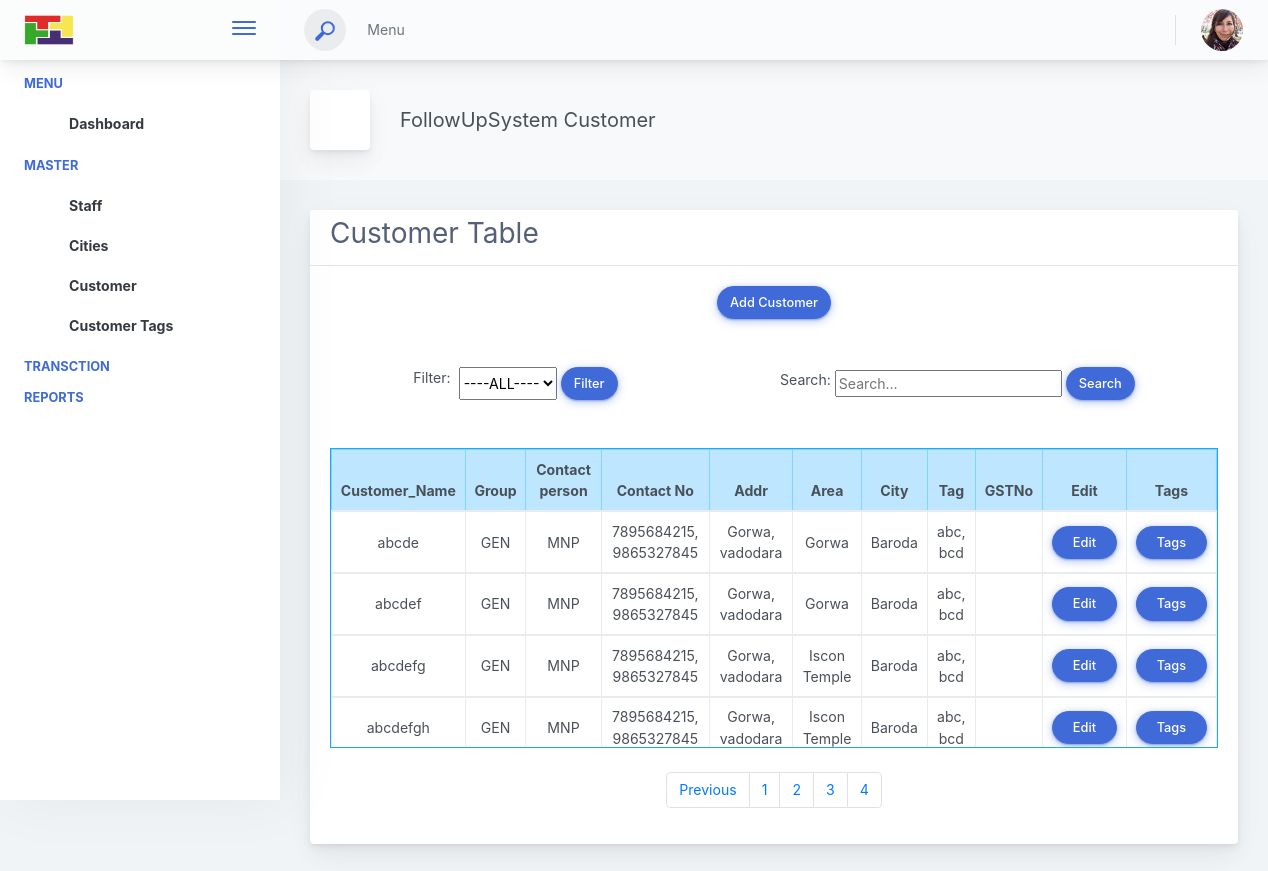
Page /Dashboard/Customer_list/?page=4 (signed in) on the committed database.
### Dashboard/models.py (models this page shows, shortened)
class CustMst(models.Model):
    Choices = get_DealerTyp()
    Name = models.CharField(max_length=100, blank=False, unique=True)
    GrpMstID = models.ForeignKey(GroupMst, on_delete=models.RESTRICT)
    GrpMstCode = models.CharField(max_length=5, blank=False)
    RespPrsnNm = models.CharField(max_length=80, blank=True)
    RespPrsnMbl = models.CharField(max_length=50, blank=True)
    ContPrsnNm = models.CharField(max_length=80, blank=True)
    ContPrsnMbl = models.CharField(max_length=50, blank=True)
    ContPrsnEMail = models.CharField(max_length=120, blank=True)
    Addr1 = models.CharField(max_length=100, blank=False)
    Addr2 = models.CharField(max_length=100, blank=True)
    Addr3 = models.CharField(max_length=100, blank=True)
    CityAreaID = models.ForeignKey(
        CityArea, on_delete=models.RESTRICT, related_name='custmst_cityarea', blank=False)
    CityMstID = models.ForeignKey(
        CityMst, on_delete=models.RESTRICT, related_name='custmst_citymst', blank=False)
    StateMstID = models.ForeignKey(
        StateMst, on_delete=models.RESTRICT, related_name='custmst_statemst', blank=False)
    StateCode = models.CharField(max_length=5, default=24, blank=False)
    Pincode = models.CharField(max_length=10, blank=True)
    Country = models.CharField(max_length=50, blank=False, default="India")
    Mobile = models.CharField(max_length=50, blank=True)
    Phone = models.CharField(max_length=50, blank=True)
    EMail = models.CharField(max_length=120, blank=True)
    OthContPrsnNm = models.CharField(max_length=80, blank=True)
    OthContPrsnMbl = models.CharField(max_length=50, blank=True)
    OthContPrsnEMail = models.CharField(max_length=120, blank=True)
    OthAddr1 = models.CharField(max_length=100, blank=True)
    OthAddr2 = models.CharField(max_length=100, blank=True)
    OthAddr3 = models.CharField(max_length=100, blank=True)
    OthCityAreaID = models.ForeignKey(
        CityArea, on_delete=models.RESTRICT, related_name='custmst_othcityarea', blank=True, null=True)
    OthCityMstID = models.ForeignKey(
        CityMst, on_delete=models.RESTRICT, related_name='custmst_othcitymst', blank=True, null=True)
    OthStateMstID = models.ForeignKey(
        StateMst, on_delete=models.RESTRICT, related_name='custmst_othstatemst', blank=True, null=True)
    OthStateCode = models.CharField(max_length=5, default=24, blank=True)
    OthPincode = models.CharField(max_length=10, blank=True)
    OthCountry = models.CharField(max_length=50, blank=True)
    OthMobile = models.CharField(max_length=50, blank=True)
    OthPhone = models.CharField(max_length=50, blank=True)
    OthEMail = models.CharField(max_length=120, blank=True)
    WebAddr = models.CharField(max_length=120, blank=True)
    SplRemarks = models.CharField(max_length=200, blank=True)
    DealerTyp = models.CharField(
        max_length=10, choices=Choices, blank=False, default="2")
    GSTNo = models.CharField(max_length=20, blank=True)
    PANNo = models.CharField(max_length=20, blank=True)
    Tags = models.CharField(max_length=50, blank=True)
    Other1 = models.CharField(max_length=60, blank=True)
    Other2 = models.CharField(max_length=60, blank=True)
    CrDtTm = models.DateTimeField(auto_now_add=True)
    CrBy = models.CharField(max_length=60, blank=True)
    CrFrom = models.CharField(max_length=60, blank=True)
    UpdDtTm = models.DateTimeField(auto_now=True)
    UpdBy = models.CharField(max_length=60, blank=True)
    UpdFrom = models.CharField(max_length=60, blank=True)
    class Meta:
        db_table = 'CustMst'
        verbose_name = 'CustMst'

class CityArea(models.Model):
    City = models. ForeignKey(CityMst, on_delete=models.RESTRICT)
    Name = models.CharField(max_length=80, blank=False)
    Other1 = models.CharField(max_length=60, blank=True)
    Other2 = models.CharField(max_length=60, blank=True)
    CrDtTm = models.DateTimeField(auto_now_add=True)
    CrBy = models.CharField(max_length=60, blank=True)
    CrFrom = models.CharField(max_length=60, blank=True)
    UpdDtTm = models.DateTimeField(auto_now=True)
    UpdBy = models.CharField(max_length=60, blank=True)
    UpdFrom = models.CharField(max_length=60, blank=True)
    def __str__(self):
        return f"{self.Name}"
    class Meta:
        db_table = 'CityArea'
        verbose_name = 'CityArea'
        constraints = [
            models.UniqueConstraint(
                fields=['City', 'Name'], name='unq_CityName_CityArea'),
        ]

class CityMst(models.Model):
    State = models.ForeignKey(StateMst, on_delete=models.RESTRICT)
    Name = models.CharField(max_length=80, blank=False)
    StateCode = models.CharField(max_length=5, default="24", blank=False)
    Other1 = models.CharField(max_length=60, blank=True)
    Other2 = models.CharField(max_length=60, blank=True)
    CrDtTm = models.DateTimeField(auto_now_add=True)
    CrBy = models.CharField(max_length=60, blank=True)
    CrFrom = models.CharField(max_length=60, blank=True)
    UpdDtTm = models.DateTimeField(auto_now=True)
    UpdBy = models.CharField(max_length=60, blank=True)
    UpdFrom = models.CharField(max_length=60, blank=True)
    def __str__(self):
        return f"{self.Name}"
    class Meta:
        db_table = 'CityMst'
        verbose_name = 'CityMst'
        constraints = [
            models.UniqueConstraint(
                fields=['StateCode', 'Name'], name='unq_StateCode_CityName'),
        ]

### Dashboard/views.py (the view)
# urls.py: path('Customer_list/', Customer_list, name='Customer_list'),
@login_required(login_url="/accounts/login")
def Customer_list(request):
    GrpCode_List = get_GrpCode().values('GrpMstCode').distinct()
    Customer_list = CustMst.objects.all()
    selected_filter = request.GET.get('GrpMstCode')
    if selected_filter:
        Customer_list = Customer_list.filter(GrpMstCode=selected_filter)
    Search_For = request.GET.get('search_query', '')
    if Search_For:
        Customer_list = Customer_list.filter(
            Q(Name__icontains=Search_For) |
            Q(GrpMstCode__icontains=Search_For) |
            Q(ContPrsnNm__icontains=Search_For) |
            Q(RespPrsnNm__icontains=Search_For) |
            Q(ContPrsnMbl__icontains=Search_For) |
            Q(Mobile__icontains=Search_For) |
            Q(Addr1__icontains=Search_For) |
            Q(CityAreaID__Name__icontains=Search_For) |
            Q(CityMstID__Name__icontains=Search_For) |
            Q(GSTNo__icontains=Search_For)
        )
        request.session['search_query'] = Search_For
    else:
        request.session.pop('search_query', None)
    Customer_list_with_mobiles = []
    for cust in Customer_list:
        cust.list_mobiles = list_mobiles(cust)
        Customer_list_with_mobiles.append(cust)
    Customer_list = Paginator(Customer_list, settings.FETCH_LIST_SIZE)
    page_number = request.GET.get('page')
    Customer_list = Customer_list.get_page(page_number)
    totalpage = Customer_list.paginator.num_pages
    page_list = [cust + 1 for cust in range(totalpage)]
    context = {
        'GrpCode_List': GrpCode_List,
        'Cust_list': Customer_list,
        'totalpagelist': page_list,
        'search_query': Search_For,
        'selected_filter': selected_filter,
    }
    return render(request, 'Dashboard/Customer_list.html', context)

### Dashboard/templates/Dashboard/Customer_list.html (shortened to what this page needs)
<!doctype html>
<html lang="en">
<head>
    {% load static %}
    <link rel="stylesheet" href="{% static 'css/home.css' %}">
</head>
<body>
    <div class="app-container app-theme-white body-tabs-shadow fixed-header fixed-sidebar">
        {% include 'Dashboard/header.html' %}
        <div class="app-main">
            {% include 'Dashboard/sidebar.html' %}
            <div class="app-main__outer">
                <div class="app-main__inner">
                    <div class="app-page-title">
                        <div class="page-title-wrapper">
                            <div class="page-title-heading">
                                <div class="page-title-icon">
                                    <i class="pe-7s-car icon-gradient bg-mean-fruit"></i>
                                </div>
                                <div>FollowUpSystem Customer</div>
                            </div>
                        </div>
                    </div>
                    <div class="tabs-animation">
                        <div class="card mb-3">
                            <div class="card-header-tab card-header">
                                <div class="card-header-title font-size-lg text-capitalize font-weight-normal">
                                    <h3>Customer Table</h3>
                                </div>
                            </div>
                            <div class="card-body">
                                <div class="d-flex justify-content-center align-item-center mb-5">
                                    <a href="{% url 'add_customers' %}">
                                        <button class="btn-pill btn-shadow btn-shine btn btn-primary">Add Customer</button>
                                    </a>
                                </div>
                                <div class="container d-flex justify-content-center align-items-center" >
                                    <div class="row">
                                        <form method="GET" action ="">
                                            <div class="d-flex flex-column flex-md-row justify-content-md-around align-items-center m-auto my-4">
                                                <div class="filter d-flex mb-5">
                                                    <label for="filter" class="mx-1">Filter:</label>
                                                    <select name="GrpMstCode" id="city" onchange="handleFilterChange()" class="mx-1">
                                                        <option value="">----ALL----</option>
                                                    </select>
                                                    <button type="submit" class="btn-pill btn-shadow btn-shine btn btn-primary">Filter</button>
                                                </div>
                                                <div class="search d-flex flex-column flex-md-row align-items-center mt-2 mt-md-0 mb-5">
                                                    <label for="search" class="mx-1">Search:</label>
                                                    <input type="text" name="search_query" value="{{ search_query }}" placeholder="Search..." autocomplete="off" autofocus>
                                                    <button type="submit" class="btn-pill btn-shadow btn-shine btn btn-primary mx-1">Search</button>
                                                </div>
                                            </div>
                                            <div class="table-container m-auto" style="width:100%;">
                                                <div class="table-responsive border border-4 border-info mb-4" style="max-height: 300px; overflow-y: auto;">
                                                    <table class="table table-bordered text-center mb-0" style="width:100%;">
                                                        <thead class="table-info">
                                                            <tr>
                                                                <th>Customer_Name</th>
                                                                <th>Group</th>
                                                                <th>Contact person</th>
                                                                <th>Contact No</th>
                                                                <th>Addr</th>
                                                                <th>Area</th>
                                                                <th>City</th>
                                                                <th>Tag</th>
                                                                <th>GSTNo</th>
                                                                <th>Edit</th>
                                                                <th>Tags</th>
                                                            </tr>
                                                        </thead>
                                                        {% for cust in Cust_list %}
                                                        <tbody>
                                                            <tr>
                                                                <td>{{cust.Name}}</td>
                                                                <td>{{cust.GrpMstCode}}</td>
                                                                <td>
                                                                    {% if cust.ContPrsnNm %}
                                                                        {{cust.ContPrsnNm}}
                                                                    {% else %}
                                                                        {{cust.RespPrsnNm}}
                                                                    {% endif %}
                                                                </td>
                                                                <td>{{cust.list_mobiles}}</td>
                                                                <td>{{cust.Addr1}}</td>
                                                                <td>{{cust.CityAreaID}}</td>
                                                                <td>{{cust.CityMstID}}</td>
                                                                <td>{{cust.Tags}}</td>
                                                                <td>{{cust.GSTNo}}</td>
                                                                <td>
                                                                    <button type="button" class="btn-pill btn-shadow btn-shine btn btn-primary">
                                                                        <a href="/Dashboard/update_customer/{{cust.id}}/" class="text-decoration-none text-white px-2">Edit</a>
                                                                    </button>
                                                                </td>
                                                                <td>
                                                                    <button type="button" class="btn-pill btn-shadow btn-shine btn btn-primary">
                                                                        <a href="" class="text-decoration-none text-white px-2">Tags</a>
                                                                    </button>
                                                                </td>
                                                            </tr>
                                                        </tbody>
                                                        {% endfor %}
                                                    </table>
                                                </div>
                                            </div>
                                            <nav aria-label="Page navigation example">
                                                <ul class="pagination justify-content-center">
                                                    {% if Cust_list.has_previous %}
                                                        <li class="page-item">
                                                            <a class="page-link" href="?page={{ Cust_list.previous_page_number }}" tabindex="-1">Previous</a>
                                                        </li>
                                                    {% endif %}
                                                    {% for page_number in totalpagelist %}
                                                        <li class="page-item">
                                                            <a class="page-link" href="?page={{ page_number }}">{{ page_number }}</a>
                                                        </li>
                                                    {% endfor %}
                                                </ul>
                                            </nav>
                                        </form>
                                    </div>
                                </div>
                            </div>
                        </div>
                    </div>
                </div>
            </div>
        </div>
    </div>
</body>
</html>

### rows in the picture
CustMst: Name "abcde", GrpMstCode "GEN", ContPrsnNm "MNP", list_mobiles "7895684215, 9865327845", Addr1 "Gorwa, vadodara", CityAreaID "Gorwa", CityMstID "Baroda", Tags "abc, bcd"
CustMst: Name "abcdef", GrpMstCode "GEN", ContPrsnNm "MNP", list_mobiles "7895684215, 9865327845", Addr1 "Gorwa, vadodara", CityAreaID "Gorwa", CityMstID "Baroda", Tags "abc, bcd"
CustMst: Name "abcdefg", GrpMstCode "GEN", ContPrsnNm "MNP", list_mobiles "7895684215, 9865327845", Addr1 "Gorwa, vadodara", CityAreaID "Iscon Temple", CityMstID "Baroda", Tags "abc, bcd"
CustMst: Name "abcdefgh", GrpMstCode "GEN", ContPrsnNm "MNP", list_mobiles "7895684215, 9865327845", Addr1 "Gorwa, vadodara", CityAreaID "Iscon Temple", CityMstID "Baroda", Tags "abc, bcd"

### other values in the picture
{{ page_number }} "1" "2" "3" "4"
